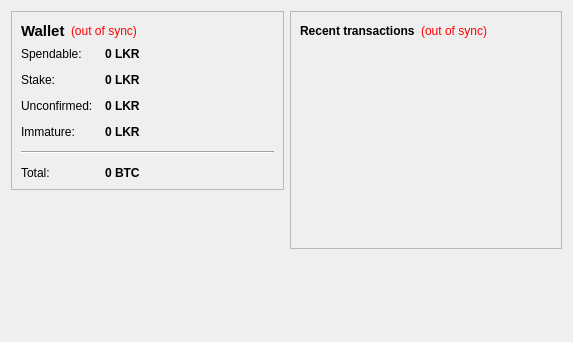
<?xml version="1.0" encoding="UTF-8"?>
<ui version="4.0">
 <class>OverviewPage</class>
 <widget class="QWidget" name="OverviewPage">
  <property name="geometry">
   <rect>
    <x>0</x>
    <y>0</y>
    <width>573</width>
    <height>342</height>
   </rect>
  </property>
  <property name="windowTitle">
   <string>Form</string>
  </property>
  <layout class="QHBoxLayout" name="horizontalLayout" stretch="1,1">
   <item>
    <layout class="QVBoxLayout" name="verticalLayout_2">
     <item>
      <widget class="QFrame" name="frame">
       <property name="frameShape">
        <enum>QFrame::StyledPanel</enum>
       </property>
       <property name="frameShadow">
        <enum>QFrame::Raised</enum>
       </property>
       <layout class="QVBoxLayout" name="verticalLayout_4">
        <item>
         <layout class="QHBoxLayout" name="horizontalLayout_4">
          <item>
           <widget class="QLabel" name="label_5">
            <property name="font">
             <font>
              <pointsize>11</pointsize>
              <weight>75</weight>
              <bold>true</bold>
             </font>
            </property>
            <property name="text">
             <string>Wallet</string>
            </property>
           </widget>
          </item>
          <item>
           <widget class="QLabel" name="labelWalletStatus">
            <property name="toolTip">
             <string>The displayed information may be out of date. Your wallet automatically synchronizes with the LKRcoin network after a connection is established, but this process has not completed yet.</string>
            </property>
            <property name="styleSheet">
             <string notr="true">QLabel { color: red; }</string>
            </property>
            <property name="text">
             <string notr="true">(out of sync)</string>
            </property>
            <property name="alignment">
             <set>Qt::AlignLeading|Qt::AlignLeft|Qt::AlignVCenter</set>
            </property>
           </widget>
          </item>
          <item>
           <spacer name="horizontalSpacer_2">
            <property name="orientation">
             <enum>Qt::Horizontal</enum>
            </property>
            <property name="sizeHint" stdset="0">
             <size>
              <width>40</width>
              <height>20</height>
             </size>
            </property>
           </spacer>
          </item>
         </layout>
        </item>
        <item>
         <layout class="QFormLayout" name="formLayout_2">
          <property name="fieldGrowthPolicy">
           <enum>QFormLayout::AllNonFixedFieldsGrow</enum>
          </property>
          <property name="horizontalSpacing">
           <number>12</number>
          </property>
          <property name="verticalSpacing">
           <number>12</number>
          </property>
          <item row="0" column="0">
           <widget class="QLabel" name="label">
            <property name="text">
             <string>Spendable:</string>
            </property>
           </widget>
          </item>
          <item row="0" column="1">
           <widget class="QLabel" name="labelBalance">
            <property name="font">
             <font>
              <weight>75</weight>
              <bold>true</bold>
             </font>
            </property>
            <property name="cursor">
             <cursorShape>IBeamCursor</cursorShape>
            </property>
            <property name="toolTip">
             <string>Your current spendable balance</string>
            </property>
            <property name="text">
             <string notr="true">0 LKR</string>
            </property>
            <property name="textInteractionFlags">
             <set>Qt::LinksAccessibleByMouse|Qt::TextSelectableByKeyboard|Qt::TextSelectableByMouse</set>
            </property>
           </widget>
          </item>
          <item row="1" column="0">
           <widget class="QLabel" name="label_6">
            <property name="text">
             <string>Stake:</string>
            </property>
           </widget>
          </item>
          <item row="1" column="1">
           <widget class="QLabel" name="labelStake">
            <property name="font">
             <font>
              <weight>75</weight>
              <bold>true</bold>
             </font>
            </property>
            <property name="cursor">
             <cursorShape>IBeamCursor</cursorShape>
            </property>
            <property name="toolTip">
             <string>Total of coins that was staked, and do not yet count toward the current balance</string>
            </property>
            <property name="text">
             <string notr="true">0 LKR</string>
            </property>
            <property name="textInteractionFlags">
             <set>Qt::LinksAccessibleByMouse|Qt::TextSelectableByKeyboard|Qt::TextSelectableByMouse</set>
            </property>
           </widget>
          </item>
          <item row="2" column="0">
           <widget class="QLabel" name="label_3">
            <property name="text">
             <string>Unconfirmed:</string>
            </property>
           </widget>
          </item>
          <item row="2" column="1">
           <widget class="QLabel" name="labelUnconfirmed">
            <property name="font">
             <font>
              <weight>75</weight>
              <bold>true</bold>
             </font>
            </property>
            <property name="cursor">
             <cursorShape>IBeamCursor</cursorShape>
            </property>
            <property name="toolTip">
             <string>Total of transactions that have yet to be confirmed, and do not yet count toward the current balance</string>
            </property>
            <property name="text">
             <string notr="true">0 LKR</string>
            </property>
            <property name="textInteractionFlags">
             <set>Qt::LinksAccessibleByMouse|Qt::TextSelectableByKeyboard|Qt::TextSelectableByMouse</set>
            </property>
           </widget>
          </item>
          <item row="3" column="0">
           <widget class="QLabel" name="labelImmatureText">
            <property name="text">
             <string>Immature:</string>
            </property>
           </widget>
          </item>
          <item row="3" column="1">
           <widget class="QLabel" name="labelImmature">
            <property name="font">
             <font>
              <weight>75</weight>
              <bold>true</bold>
             </font>
            </property>
            <property name="toolTip">
             <string>Mined balance that has not yet matured</string>
            </property>
            <property name="text">
             <string notr="true">0 LKR</string>
            </property>
            <property name="textInteractionFlags">
             <set>Qt::LinksAccessibleByMouse|Qt::TextSelectableByKeyboard|Qt::TextSelectableByMouse</set>
            </property>
           </widget>
          </item>
          <item row="4" column="0" colspan="2">
           <widget class="Line" name="line">
            <property name="orientation">
             <enum>Qt::Horizontal</enum>
            </property>
           </widget>
          </item>
          <item row="5" column="0">
           <widget class="QLabel" name="labelTotalText">
            <property name="text">
             <string>Total:</string>
            </property>
           </widget>
          </item>
          <item row="5" column="1">
           <widget class="QLabel" name="labelTotal">
            <property name="font">
             <font>
              <weight>75</weight>
              <bold>true</bold>
             </font>
            </property>
            <property name="cursor">
             <cursorShape>IBeamCursor</cursorShape>
            </property>
            <property name="toolTip">
             <string>Your current total balance</string>
            </property>
            <property name="text">
             <string notr="true">0 BTC</string>
            </property>
            <property name="textInteractionFlags">
             <set>Qt::LinksAccessibleByMouse|Qt::TextSelectableByKeyboard|Qt::TextSelectableByMouse</set>
            </property>
           </widget>
          </item>
         </layout>
        </item>
       </layout>
      </widget>
     </item>
     <item>
      <spacer name="verticalSpacer">
       <property name="orientation">
        <enum>Qt::Vertical</enum>
       </property>
       <property name="sizeHint" stdset="0">
        <size>
         <width>20</width>
         <height>40</height>
        </size>
       </property>
      </spacer>
     </item>
    </layout>
   </item>
   <item>
    <layout class="QVBoxLayout" name="verticalLayout_3">
     <item>
      <widget class="QFrame" name="frame_2">
       <property name="frameShape">
        <enum>QFrame::StyledPanel</enum>
       </property>
       <property name="frameShadow">
        <enum>QFrame::Raised</enum>
       </property>
       <layout class="QVBoxLayout" name="verticalLayout">
        <item>
         <layout class="QHBoxLayout" name="horizontalLayout_2">
          <item>
           <widget class="QLabel" name="label_4">
            <property name="text">
             <string>&lt;b&gt;Recent transactions&lt;/b&gt;</string>
            </property>
           </widget>
          </item>
          <item>
           <widget class="QLabel" name="labelTransactionsStatus">
            <property name="toolTip">
             <string>The displayed information may be out of date. Your wallet automatically synchronizes with the LKRcoin network after a connection is established, but this process has not completed yet.</string>
            </property>
            <property name="styleSheet">
             <string notr="true">QLabel { color: red; }</string>
            </property>
            <property name="text">
             <string notr="true">(out of sync)</string>
            </property>
            <property name="alignment">
             <set>Qt::AlignRight|Qt::AlignTrailing|Qt::AlignVCenter</set>
            </property>
           </widget>
          </item>
          <item>
           <spacer name="horizontalSpacer">
            <property name="orientation">
             <enum>Qt::Horizontal</enum>
            </property>
            <property name="sizeHint" stdset="0">
             <size>
              <width>40</width>
              <height>20</height>
             </size>
            </property>
           </spacer>
          </item>
         </layout>
        </item>
        <item>
         <widget class="QListView" name="listTransactions">
          <property name="styleSheet">
           <string notr="true">QListView { background: transparent; }</string>
          </property>
          <property name="frameShape">
           <enum>QFrame::NoFrame</enum>
          </property>
          <property name="verticalScrollBarPolicy">
           <enum>Qt::ScrollBarAlwaysOff</enum>
          </property>
          <property name="horizontalScrollBarPolicy">
           <enum>Qt::ScrollBarAlwaysOff</enum>
          </property>
          <property name="selectionMode">
           <enum>QAbstractItemView::NoSelection</enum>
          </property>
         </widget>
        </item>
       </layout>
      </widget>
     </item>
     <item>
      <spacer name="verticalSpacer_2">
       <property name="orientation">
        <enum>Qt::Vertical</enum>
       </property>
       <property name="sizeHint" stdset="0">
        <size>
         <width>20</width>
         <height>40</height>
        </size>
       </property>
      </spacer>
     </item>
    </layout>
   </item>
  </layout>
 </widget>
 <resources/>
 <connections/>
</ui>
